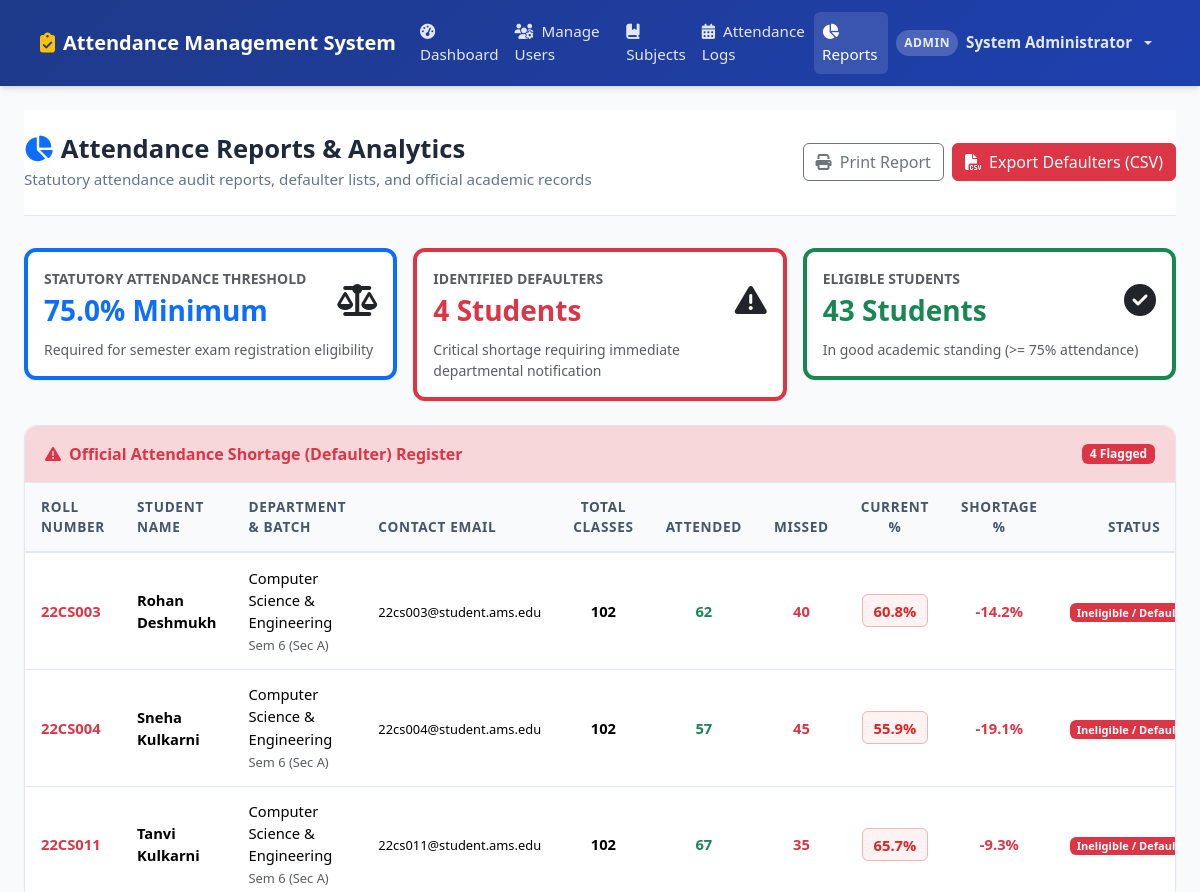
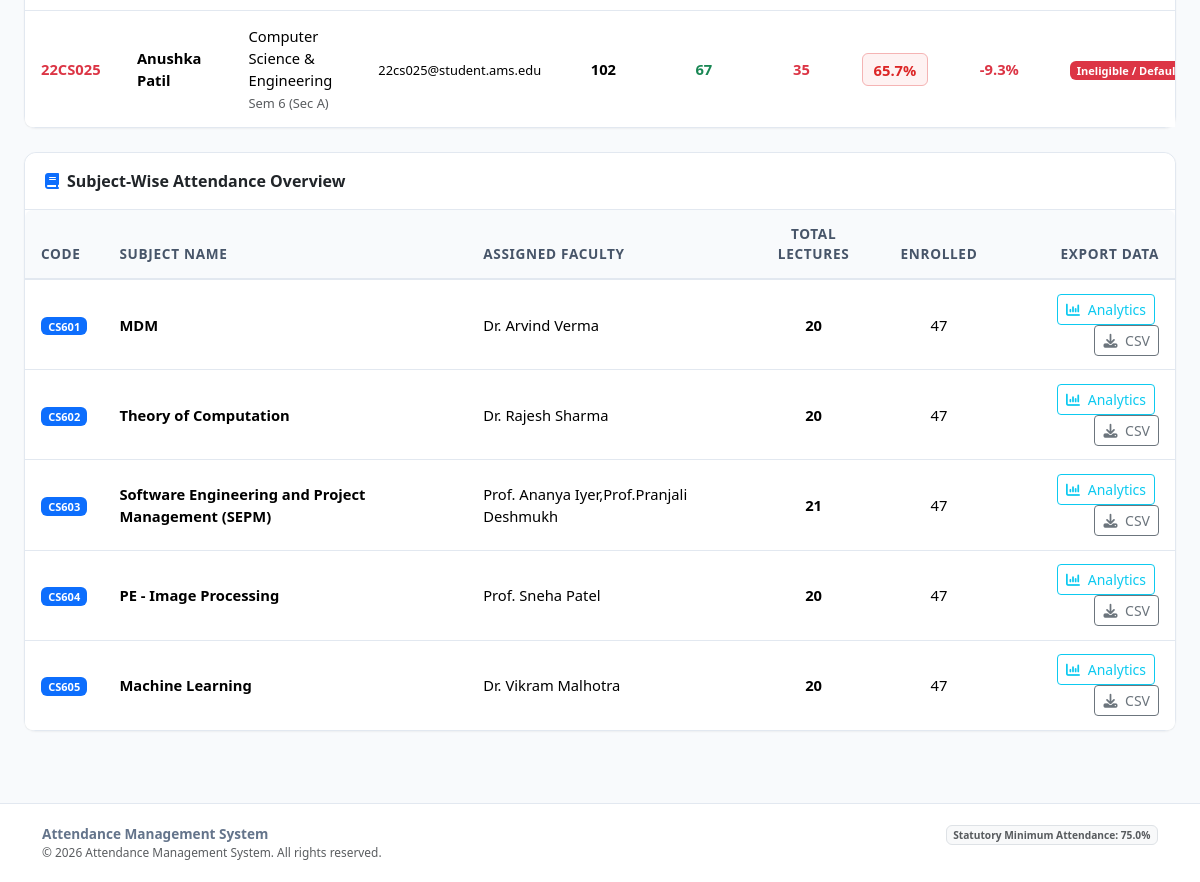
The page /admin/reports (signed in) on the database its author committed (2 pictures, top to bottom).
### tables this page shows
CREATE TABLE students (
        id INTEGER PRIMARY KEY AUTOINCREMENT,
        user_id INTEGER UNIQUE NOT NULL,
        roll_number TEXT UNIQUE NOT NULL,
        department TEXT NOT NULL DEFAULT 'Computer Science & Engineering',
        semester INTEGER NOT NULL DEFAULT 6,
        section TEXT NOT NULL DEFAULT 'A',
        batch_year TEXT NOT NULL DEFAULT '2022-2026',
        FOREIGN KEY (user_id) REFERENCES users(id) ON DELETE CASCADE
    );

CREATE TABLE subjects (
        id INTEGER PRIMARY KEY AUTOINCREMENT,
        code TEXT UNIQUE NOT NULL,
        name TEXT NOT NULL,
        department TEXT NOT NULL DEFAULT 'Computer Science & Engineering',
        semester INTEGER NOT NULL DEFAULT 6,
        credits INTEGER NOT NULL DEFAULT 4,
        created_at TIMESTAMP DEFAULT CURRENT_TIMESTAMP
    );

### app.py (the view)
@app.route('/admin/reports')
@role_required('admin')
def admin_reports():
    subjects = models.get_all_subjects()
    defaulters = models.get_defaulter_list_system_wide()
    stats = models.get_admin_dashboard_stats()
    return render_template('admin/reports.html', subjects=subjects, defaulters=defaulters, stats=stats)

### app.py (called while the page is built, shortened)
def role_required(*allowed_roles):
    def decorator(f):
        @wraps(f)
        def decorated_function(*args, **kwargs):
            if 'user_id' not in session:
                flash("Please log in to access this page.", "warning")
                return redirect(url_for('login', next=request.url))
            user_role = session.get('role')
            return f(*args, **kwargs)
        return decorated_function
    return decorator

@app.context_processor
def inject_global_vars():
    return {
        'current_user': {
            'id': session.get('user_id'),
            'username': session.get('username'),
            'role': session.get('role'),
            'full_name': session.get('full_name'),
            'roll_number': session.get('roll_number'),
            'faculty_id': session.get('faculty_id')
        },
        'now': datetime.now(),
        'today_date': date.today().strftime('%Y-%m-%d'),
        'attendance_threshold': Config.ATTENDANCE_THRESHOLD
    }

### database.py (called while the page is built)
def get_db():
    if has_app_context():
        if 'db' not in g:
            g.db = sqlite3.connect(Config.DATABASE)
            g.db.row_factory = sqlite3.Row
            g.db.execute("PRAGMA foreign_keys = ON;")
        return g.db
    return get_standalone_db()

### models.py (called while the page is built)
def get_all_subjects():
    db = get_db()
    cursor = db.cursor()
    cursor.execute("""
        SELECT s.id, s.code, s.name, s.department, s.semester, s.credits,
               f.id as faculty_id,
               GROUP_CONCAT(DISTINCT f.faculty_id) as faculty_code,
               GROUP_CONCAT(DISTINCT u.full_name) as faculty_name,
               (SELECT COUNT(*) FROM student_subjects ss WHERE ss.subject_id = s.id) as enrolled_students,
               (SELECT COUNT(*) FROM attendance_sessions ses WHERE ses.subject_id = s.id) as total_sessions
        FROM subjects s
        LEFT JOIN faculty_subjects fs ON s.id = fs.subject_id
        LEFT JOIN faculty f ON fs.faculty_id = f.id
        LEFT JOIN users u ON f.user_id = u.id
        GROUP BY s.id
        ORDER BY s.code ASC
    """)
    return [dict(row) for row in cursor.fetchall()]

### templates/admin/reports.html (shortened to what this page needs)
{% extends 'base.html' %}
{% block content %}
<div class="page-header d-flex justify-content-between align-items-center flex-wrap gap-2">
    <div>
        <h1><i class="fa-solid fa-chart-pie text-primary me-2"></i>Attendance Reports & Analytics</h1>
        <p>Statutory attendance audit reports, defaulter lists, and official academic records</p>
    </div>
    <div class="d-flex gap-2 no-print">
        <button onclick="window.print()" class="btn btn-outline-secondary">
            <i class="fa-solid fa-print me-1"></i> Print Report
        </button>
        <a href="{{ url_for('export_defaulters_csv') }}" class="btn btn-danger">
            <i class="fa-solid fa-file-csv me-1"></i> Export Defaulters (CSV)
        </a>
    </div>
</div>
<div class="row g-3 mb-4">
    <div class="col-md-4">
        <div class="card p-3 border-start border-4 border-primary">
            <div class="d-flex justify-content-between align-items-center">
                <div>
                    <div class="text-muted small text-uppercase fw-semibold">Statutory Attendance Threshold</div>
                    <div class="fs-3 fw-bold text-primary">{{ attendance_threshold }}% Minimum</div>
                </div>
                <i class="fa-solid fa-scale-balanced fa-2x text-primary-subtle"></i>
            </div>
            <div class="text-muted small mt-2">Required for semester exam registration eligibility</div>
        </div>
    </div>
    <div class="col-md-4">
        <div class="card p-3 border-start border-4 border-danger">
            <div class="d-flex justify-content-between align-items-center">
                <div>
                    <div class="text-muted small text-uppercase fw-semibold">Identified Defaulters</div>
                    <div class="fs-3 fw-bold text-danger">{{ defaulters|length }} Students</div>
                </div>
                <i class="fa-solid fa-triangle-exclamation fa-2x text-danger-subtle"></i>
            </div>
            <div class="text-muted small mt-2">Critical shortage requiring immediate departmental notification</div>
        </div>
    </div>
    <div class="col-md-4">
        <div class="card p-3 border-start border-4 border-success">
            <div class="d-flex justify-content-between align-items-center">
                <div>
                    <div class="text-muted small text-uppercase fw-semibold">Eligible Students</div>
                    <div class="fs-3 fw-bold text-success">{{ stats.total_students - defaulters|length }} Students</div>
                </div>
                <i class="fa-solid fa-circle-check fa-2x text-success-subtle"></i>
            </div>
            <div class="text-muted small mt-2">In good academic standing (&gt;= 75% attendance)</div>
        </div>
    </div>
</div>
<div class="card mb-4">
    <div class="card-header bg-danger-subtle text-danger d-flex justify-content-between align-items-center">
        <span class="fw-bold fs-6">
            <i class="fa-solid fa-triangle-exclamation me-2"></i>Official Attendance Shortage (Defaulter) Register
        </span>
        <span class="badge bg-danger">{{ defaulters|length }} Flagged</span>
    </div>
    <div class="table-responsive">
        <table class="table table-custom table-hover align-middle mb-0">
            <thead>
                <tr>
                    <th>Roll Number</th>
                    <th>Student Name</th>
                    <th>Department & Batch</th>
                    <th>Contact Email</th>
                    <th class="text-center">Total Classes</th>
                    <th class="text-center">Attended</th>
                    <th class="text-center">Missed</th>
                    <th class="text-center">Current %</th>
                    <th class="text-center">Shortage %</th>
                    <th class="text-center">Status</th>
                </tr>
            </thead>
            <tbody>
                {% if defaulters %}
                    {% for d in defaulters %}
                        <tr>
                            <td class="fw-bold text-danger">{{ d.roll_number }}</td>
                            <td class="fw-semibold">{{ d.full_name }}</td>
                            <td>
                                <div>{{ d.department }}</div>
                                <small class="text-muted">Sem {{ d.semester }} (Sec {{ d.section }})</small>
                            </td>
                            <td><small>{{ d.email }}</small></td>
                            <td class="text-center fw-bold">{{ d.total_classes }}</td>
                            <td class="text-center text-success fw-bold">{{ d.attended }}</td>
                            <td class="text-center text-danger fw-bold">{{ d.missed }}</td>
                            <td class="text-center">
                                <span class="badge-defaulter">{{ d.percentage }}%</span>
                            </td>
                            <td class="text-center text-danger fw-bold">
                                -{{ d.shortage }}%
                            </td>
                            <td class="text-center">
                                <span class="badge bg-danger">Ineligible / Defaulter</span>
                            </td>
                        </tr>
                    {% endfor %}
                {% endif %}
            </tbody>
        </table>
    </div>
</div>
<div class="card">
    <div class="card-header d-flex justify-content-between align-items-center">
        <span class="fw-bold"><i class="fa-solid fa-book me-2 text-primary"></i>Subject-Wise Attendance Overview</span>
    </div>
    <div class="table-responsive">
        <table class="table table-custom table-hover align-middle mb-0">
            <thead>
                <tr>
                    <th>Code</th>
                    <th>Subject Name</th>
                    <th>Assigned Faculty</th>
                    <th class="text-center">Total Lectures</th>
                    <th class="text-center">Enrolled</th>
                    <th class="text-end no-print">Export Data</th>
                </tr>
            </thead>
            <tbody>
                {% for subj in subjects %}
                    <tr>
                        <td><span class="badge bg-primary text-white">{{ subj.code }}</span></td>
                        <td class="fw-semibold">{{ subj.name }}</td>
                        <td>{{ subj.faculty_name or 'Not Assigned' }}</td>
                        <td class="text-center fw-bold">{{ subj.total_sessions }}</td>
                        <td class="text-center">{{ subj.enrolled_students }}</td>
                        <td class="text-end no-print">
                            <a href="{{ url_for('faculty_subject_stats', subject_id=subj.id) }}" class="btn btn-sm btn-outline-info me-1">
                                <i class="fa-solid fa-chart-column me-1"></i> Analytics
                            </a>
                            <a href="{{ url_for('export_subject_csv', subject_id=subj.id) }}" class="btn btn-sm btn-outline-secondary">
                                <i class="fa-solid fa-download me-1"></i> CSV
                            </a>
                        </td>
                    </tr>
                {% endfor %}
            </tbody>
        </table>
    </div>
</div>
{% endblock %}

### static/css/style.css (style rules this page uses)
:root { --primary-color: #1e3a8a; --primary-hover: #172554; --primary-light: #eff6ff; --secondary-color: #475569; --success-color: #059669; --success-light: #ecfdf5; --danger-color: #dc2626; --danger-light: #fef2f2; --warning-color: #d97706; --warning-light: #fffbeb; --info-color: #0284c7; --bg-page: #f8fafc; --card-bg: #ffffff; --text-primary: #1e293b; --text-muted: #64748b; --border-color: #e2e8f0; --shadow-sm: 0 1px 2px 0 rgb(0 0 0 / 0.05); --shadow-md: 0 4px 6px -1px rgb(0 0 0 / 0.1), 0 2px 4px -2px rgb(0 0 0 / 0.1); --shadow-lg: 0 10px 15px -3px rgb(0 0 0 / 0.1), 0 4px 6px -4px rgb(0 0 0 / 0.1); --radius-sm: 0.375rem; --radius-md: 0.5rem; --radius-lg: 0.75rem; }
body { font-family: 'Segoe UI', system-ui, -apple-system, BlinkMacSystemFont, Roboto, sans-serif; background-color: var(--bg-page); color: var(--text-primary); min-height: 100vh; display: flex; flex-direction: column; }
.page-header { background: #ffffff; border-bottom: 1px solid var(--border-color); padding: 1.5rem 0; margin-bottom: 2rem; }
.page-header h1 { font-size: 1.6rem; font-weight: 700; color: var(--text-primary); margin-bottom: 0.25rem; }
.page-header p { color: var(--text-muted); margin-bottom: 0; font-size: 0.95rem; }
.card { border: 1px solid var(--border-color); border-radius: var(--radius-lg); box-shadow: var(--shadow-sm); background-color: var(--card-bg); transition: transform 0.2s ease, box-shadow 0.2s ease; }
.card-header { background-color: #ffffff; border-bottom: 1px solid var(--border-color); font-weight: 600; padding: 1rem 1.25rem; border-top-left-radius: var(--radius-lg) !important; border-top-right-radius: var(--radius-lg) !important; }
.badge-defaulter { background-color: var(--danger-light); color: var(--danger-color); border: 1px solid rgba(220, 38, 38, 0.3); font-weight: 700; padding: 0.35rem 0.65rem; border-radius: var(--radius-sm); }
.table-custom { background: #ffffff; border-radius: var(--radius-md); overflow: hidden; box-shadow: var(--shadow-sm); }
.table-custom th { background-color: #f8fafc; color: #475569; font-weight: 600; font-size: 0.85rem; text-transform: uppercase; letter-spacing: 0.05em; border-bottom: 2px solid var(--border-color); padding: 0.85rem 1rem; }
.table-custom td { padding: 0.85rem 1rem; vertical-align: middle; border-bottom: 1px solid var(--border-color); font-size: 0.92rem; }
.table-custom tr:last-child td { border-bottom: none; }

### rows shown on the page
students: roll_number "22CS003", full_name "Rohan Deshmukh", department "Computer Science & Engineering", semester "6", section "A", email "22cs003@student.ams.edu", total_classes "102", attended "62", missed "40", percentage "60.8", shortage "14.2"
students: roll_number "22CS004", full_name "Sneha Kulkarni", department "Computer Science & Engineering", semester "6", section "A", email "22cs004@student.ams.edu", total_classes "102", attended "57", missed "45", percentage "55.9", shortage "19.1"
students: roll_number "22CS011", full_name "Tanvi Kulkarni", department "Computer Science & Engineering", semester "6", section "A", email "22cs011@student.ams.edu", total_classes "102", attended "67", missed "35", percentage "65.7", shortage "9.3"
students: roll_number "22CS025", full_name "Anushka Patil", department "Computer Science & Engineering", semester "6", section "A", email "22cs025@student.ams.edu", total_classes "102", attended "67", missed "35", percentage "65.7", shortage "9.3"
subjects: code "CS601", name "MDM", faculty_name "Dr. Arvind Verma", total_sessions "20", enrolled_students "47"
subjects: code "CS602", name "Theory of Computation", faculty_name "Dr. Rajesh Sharma", total_sessions "20", enrolled_students "47"
subjects: code "CS603", name "Software Engineering and Project Management (SEPM)", faculty_name "Prof. Ananya Iyer,Prof.Pranjali Deshmukh", total_sessions "21", enrolled_students "47"
subjects: code "CS604", name "PE - Image Processing", faculty_name "Prof. Sneha Patel", total_sessions "20", enrolled_students "47"
subjects: code "CS605", name "Machine Learning", faculty_name "Dr. Vikram Malhotra", total_sessions "20", enrolled_students "47"

### other values the page prints
{{ current_user.role }} "ADMIN"
{{ current_user.full_name }} "System Administrator"
{{ attendance_threshold }} "75.0"
{{ defaulters|length }} "4"
{{ stats.total_students - defaulters|length }} "43"
